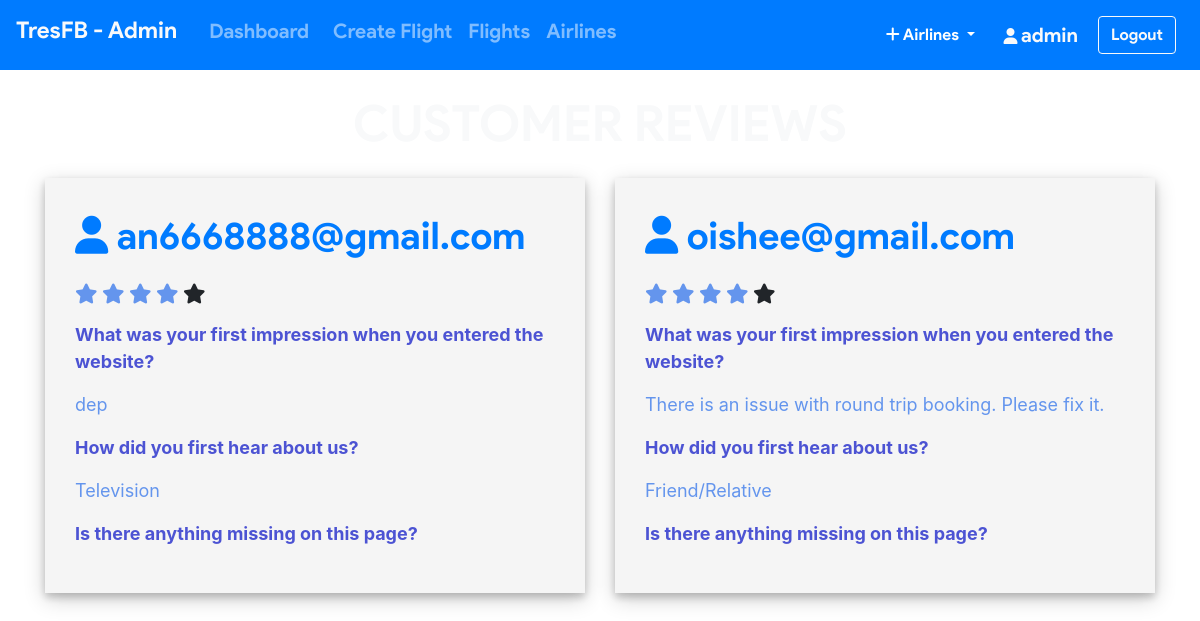
The app's page /admin/review.php (signed in) with its own data.
### tables this page shows
CREATE TABLE `feedback` (
  `feed_id` int NOT NULL AUTO_INCREMENT,
  `email` varchar(50) NOT NULL,
  `q1` varchar(250) NOT NULL,
  `q2` varchar(20) NOT NULL,
  `q3` varchar(250) NOT NULL,
  `rate` int NOT NULL,
  PRIMARY KEY (`feed_id`)
);

### admin/review.php (the view, shortened to what this page needs)
<?php include_once 'header.php';
require '../helpers/init_conn_db.php';?>
<?php if(isset($_SESSION['adminId'])) { ?>
<main>
<div class="container mt-4 mb-4">
  <h1 class="text-center mb-4 text-light">CUSTOMER REVIEWS</h1>
  <div class="row">
    <?php
    $sql = 'SELECT * FROM feedback ORDER BY feed_id DESC';
    $stmt = mysqli_stmt_init($conn);
    mysqli_stmt_prepare($stmt,$sql);
    mysqli_stmt_execute($stmt);
    $result = mysqli_stmt_get_result($stmt);
    while ($row = mysqli_fetch_assoc($result)) {
      $arr = [];
      for($i=0;$i<(int)$row['rate'];$i++) {
        array_push($arr,'checked');
      }
      echo '
      <div class="col-md-6 mb-5">
      <div class="review-bag">
        <p class="mail text-primary"> <i class="fa fa-user"></i> '.$row['email'].'</p>
        <p class="star">
          <span class="fa fa-star fa-lg '.$arr[0].'"></span>
          <span class="fa fa-star fa-lg '.$arr[1].'"></span>
          <span class="fa fa-star fa-lg '.$arr[2].'"></span>
          <span class="fa fa-star fa-lg '.$arr[3].'"></span>
          <span class="fa fa-star fa-lg '.$arr[4].'"></span>
        </p>
        <p class="quest">What was your first impression when you entered the website?</p>
        <p class="ans">'.$row['q1'].'</p>
        <p class="quest">How did you first hear about us?</p>
        <p class="ans">'.$row['q2'].'</p>
        <p class="quest">Is there anything missing on this page?</p>
        <p class="ans">'.$row['q3'].'</p>
      </div>
      </div>   ';
    } ?>
  </div>
</div>
</main>
<?php } ?>
<?php include_once 'footer.php'; ?>

### admin/review.php (style rules this page uses)
body { background-image: url('../assets/images/sky.jpg'); background-repeat: no-repeat; background-attachment: fixed; background-size: 100% 100%; }
.checked { color: cornflowerblue; }
h1 { font-size: 50px !important; font-family: 'product sans'; margin-bottom: 20px; }
p.mail { font-family: 'product sans'; font-size: 38px; }
p.ans { color: cornflowerblue; font-size: 18px; }
p.quest { color: #4C53D3; font-size: 18px; font-weight: bold; }
div.review-bag { box-shadow: 0 4px 8px 0 rgba(0, 0, 0, 0.2), 0 6px 20px 0 rgba(0, 0, 0, 0.19); background: whitesmoke; padding: 30px !important; }

### records on screen
feedback: email "an6668888@gmail.com", q1 "dep", q2 "Television"
feedback: email "oishee@gmail.com", q1 "There is an issue with round trip booking. Please fix it.", q2 "Friend/Relative"

### other values on screen
$_SESSION['adminUname'] "admin"
